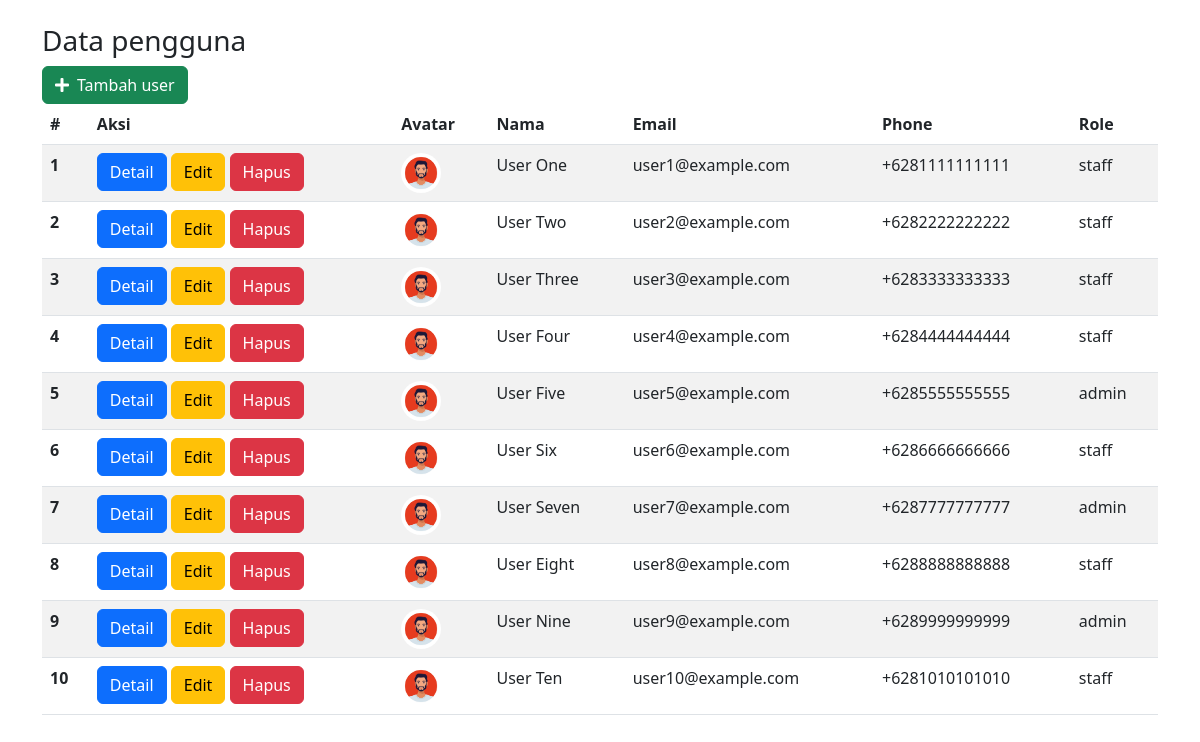
The page / on the database its author committed.
### tables this page shows
CREATE TABLE IF NOT EXISTS `users` (
  `id` int NOT NULL AUTO_INCREMENT,
  `email` varchar(100) NOT NULL,
  `name` varchar(100) NOT NULL,
  `role` enum('admin','staff') NOT NULL,
  `avatar` varchar(100) DEFAULT NULL,
  `phone` varchar(15) NOT NULL,
  `address` varchar(255) NOT NULL,
  `password` varchar(100) NOT NULL,
  `created_at` datetime DEFAULT NULL,
  `updated_at` datetime DEFAULT NULL,
  PRIMARY KEY (`id`)
);

### index.php (the view, shortened to what this page needs)
<!DOCTYPE html>
<html lang="en">
<head>
    <link rel="stylesheet" href="https://cdnjs.cloudflare.com/ajax/libs/font-awesome/5.15.3/css/all.min.css">
    <link rel="stylesheet" href="css/bootstrap.min.css" />
</head>
<body>
    <div class="container mt-4">
        <h3>Data pengguna</h3>
        <a href="pages/tambahUser.php" class="btn btn-success"><i class="fa fa-regular fa-plus me-2"></i>Tambah user</a>
        <table class="table table-striped">
            <thead>
                <tr>
                    <th scope="col">#</th>
                    <th scope="col">Aksi</th>
                    <th scope="col">Avatar</th>
                    <th scope="col">Nama</th>
                    <th scope="col">Email</th>
                    <th scope="col">Phone</th>
                    <th scope="col">Role</th>
                </tr>
            </thead>
            <tbody>
                <?php
                include "pages/koneksi.php";
                $sql = "SELECT id, avatar, name, email, phone, role FROM users";
                $result = $conn->query($sql);
                $number = 1;
                if ($result->num_rows > 0) {
                    while ($row = $result->fetch_assoc()) :
                ?>
                        <tr>
                            <th><?= $number++ ?></th>
                            <td>
                                <a href="pages/detailUser.php?id=<?= $row["id"]; ?>" class="btn btn-primary">Detail</a>
                                <a href="pages/editUser.php?id=<?= $row["id"]; ?>" class="btn btn-warning">Edit</a>
                                <button type='button' class='btn btn-danger' id='hapusButton' data-bs-toggle='modal' data-bs-target='#hapusModal<?= $row["id"] ?>'>Hapus</button>
                            </td>
                            <td>
                                <img class='rounded-circle' style='width: 40px; height:40px' src="<?= $row["avatar"] ?>">
                            </td>
                            <td><?= $row["name"] ?></td>
                            <td><?= $row["email"] ?></td>
                            <td><?= $row["phone"] ?></td>
                            <td><?= $row["role"] ?></td>
                        </tr>
                <?php endwhile;
                }
                ?>
            </tbody>
        </table>
    </div>
</body>
</html>

### rows shown on the page
users: avatar (picture), name "User One", email "user1@example.com", phone "+6281111111111", role "staff"
users: avatar (picture), name "User Two", email "user2@example.com", phone "+6282222222222", role "staff"
users: avatar (picture), name "User Three", email "user3@example.com", phone "+6283333333333", role "staff"
users: avatar (picture), name "User Four", email "user4@example.com", phone "+6284444444444", role "staff"
users: avatar (picture), name "User Five", email "user5@example.com", phone "+6285555555555", role "admin"
users: avatar (picture), name "User Six", email "user6@example.com", phone "+6286666666666", role "staff"
users: avatar (picture), name "User Seven", email "user7@example.com", phone "+6287777777777", role "admin"
users: avatar (picture), name "User Eight", email "user8@example.com", phone "+6288888888888", role "staff"
users: avatar (picture), name "User Nine", email "user9@example.com", phone "+6289999999999", role "admin"
users: avatar (picture), name "User Ten", email "user10@example.com", phone "+6281010101010", role "staff"
